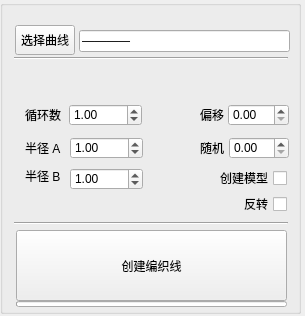
<?xml version="1.0" encoding="UTF-8"?>
<ui version="4.0">
 <class>Form</class>
 <widget class="QWidget" name="Form">
  <property name="geometry">
   <rect>
    <x>0</x>
    <y>0</y>
    <width>305</width>
    <height>316</height>
   </rect>
  </property>
  <property name="windowTitle">
   <string>Form</string>
  </property>
  <widget class="QGroupBox" name="groupBox">
   <property name="geometry">
    <rect>
     <x>0</x>
     <y>0</y>
     <width>301</width>
     <height>314</height>
    </rect>
   </property>
   <property name="title">
    <string notr="true"/>
   </property>
   <widget class="QPushButton" name="btn_create">
    <property name="geometry">
     <rect>
      <x>16</x>
      <y>230</y>
      <width>271</width>
      <height>71</height>
     </rect>
    </property>
    <property name="text">
     <string>创建编织线</string>
    </property>
   </widget>
   <widget class="Line" name="line_3">
    <property name="geometry">
     <rect>
      <x>14</x>
      <y>215</y>
      <width>274</width>
      <height>16</height>
     </rect>
    </property>
    <property name="orientation">
     <enum>Qt::Horizontal</enum>
    </property>
   </widget>
   <widget class="QLabel" name="label_5">
    <property name="geometry">
     <rect>
      <x>200</x>
      <y>107</y>
      <width>40</width>
      <height>16</height>
     </rect>
    </property>
    <property name="text">
     <string>偏移</string>
    </property>
   </widget>
   <widget class="QLabel" name="label_4">
    <property name="geometry">
     <rect>
      <x>200</x>
      <y>140</y>
      <width>47</width>
      <height>16</height>
     </rect>
    </property>
    <property name="text">
     <string>随机</string>
    </property>
   </widget>
   <widget class="QDoubleSpinBox" name="spin_offset">
    <property name="geometry">
     <rect>
      <x>228</x>
      <y>104</y>
      <width>61</width>
      <height>22</height>
     </rect>
    </property>
    <property name="decimals">
     <number>2</number>
    </property>
    <property name="maximum">
     <double>360.000000000000000</double>
    </property>
    <property name="value">
     <double>0.000000000000000</double>
    </property>
   </widget>
   <widget class="Line" name="line">
    <property name="geometry">
     <rect>
      <x>14</x>
      <y>50</y>
      <width>274</width>
      <height>16</height>
     </rect>
    </property>
    <property name="orientation">
     <enum>Qt::Horizontal</enum>
    </property>
   </widget>
   <widget class="QLineEdit" name="ln_path">
    <property name="geometry">
     <rect>
      <x>79</x>
      <y>30</y>
      <width>211</width>
      <height>22</height>
     </rect>
    </property>
    <property name="styleSheet">
     <string notr="true"/>
    </property>
    <property name="text">
     <string>————</string>
    </property>
    <property name="readOnly">
     <bool>true</bool>
    </property>
   </widget>
   <widget class="QDoubleSpinBox" name="spin_loops">
    <property name="geometry">
     <rect>
      <x>69</x>
      <y>104</y>
      <width>73</width>
      <height>22</height>
     </rect>
    </property>
    <property name="maximum">
     <double>10000.000000000000000</double>
    </property>
    <property name="value">
     <double>1.000000000000000</double>
    </property>
   </widget>
   <widget class="QLabel" name="label_2">
    <property name="geometry">
     <rect>
      <x>25</x>
      <y>140</y>
      <width>50</width>
      <height>16</height>
     </rect>
    </property>
    <property name="text">
     <string>半径 A</string>
    </property>
   </widget>
   <widget class="QDoubleSpinBox" name="spin_radius">
    <property name="geometry">
     <rect>
      <x>70</x>
      <y>137</y>
      <width>73</width>
      <height>22</height>
     </rect>
    </property>
    <property name="maximum">
     <double>1000.000000000000000</double>
    </property>
    <property name="singleStep">
     <double>0.100000000000000</double>
    </property>
    <property name="value">
     <double>1.000000000000000</double>
    </property>
   </widget>
   <widget class="QLabel" name="label">
    <property name="geometry">
     <rect>
      <x>25</x>
      <y>107</y>
      <width>40</width>
      <height>16</height>
     </rect>
    </property>
    <property name="text">
     <string>循环数</string>
    </property>
   </widget>
   <widget class="QDoubleSpinBox" name="spin_random">
    <property name="geometry">
     <rect>
      <x>229</x>
      <y>137</y>
      <width>60</width>
      <height>22</height>
     </rect>
    </property>
    <property name="maximum">
     <double>1.000000000000000</double>
    </property>
    <property name="singleStep">
     <double>0.100000000000000</double>
    </property>
   </widget>
   <widget class="QPushButton" name="btn_selectPath">
    <property name="geometry">
     <rect>
      <x>15</x>
      <y>25</y>
      <width>60</width>
      <height>30</height>
     </rect>
    </property>
    <property name="text">
     <string>选择曲线</string>
    </property>
   </widget>
   <widget class="QProgressBar" name="progress_Create">
    <property name="geometry">
     <rect>
      <x>16</x>
      <y>301</y>
      <width>271</width>
      <height>6</height>
     </rect>
    </property>
    <property name="styleSheet">
     <string notr="true"/>
    </property>
    <property name="value">
     <number>0</number>
    </property>
    <property name="textVisible">
     <bool>false</bool>
    </property>
    <property name="orientation">
     <enum>Qt::Horizontal</enum>
    </property>
    <property name="invertedAppearance">
     <bool>false</bool>
    </property>
    <property name="format">
     <string>%p%</string>
    </property>
   </widget>
   <widget class="QLabel" name="label_3">
    <property name="geometry">
     <rect>
      <x>25</x>
      <y>168</y>
      <width>50</width>
      <height>16</height>
     </rect>
    </property>
    <property name="text">
     <string>半径 B</string>
    </property>
   </widget>
   <widget class="QDoubleSpinBox" name="spin_radius_1">
    <property name="geometry">
     <rect>
      <x>70</x>
      <y>168</y>
      <width>73</width>
      <height>22</height>
     </rect>
    </property>
    <property name="maximum">
     <double>1000.000000000000000</double>
    </property>
    <property name="singleStep">
     <double>0.100000000000000</double>
    </property>
    <property name="value">
     <double>1.000000000000000</double>
    </property>
   </widget>
   <widget class="QCheckBox" name="btn_makeMesh">
    <property name="geometry">
     <rect>
      <x>187</x>
      <y>168</y>
      <width>100</width>
      <height>20</height>
     </rect>
    </property>
    <property name="layoutDirection">
     <enum>Qt::RightToLeft</enum>
    </property>
    <property name="text">
     <string>创建模型</string>
    </property>
   </widget>
   <widget class="QCheckBox" name="btn_reverse">
    <property name="geometry">
     <rect>
      <x>187</x>
      <y>194</y>
      <width>100</width>
      <height>20</height>
     </rect>
    </property>
    <property name="layoutDirection">
     <enum>Qt::RightToLeft</enum>
    </property>
    <property name="text">
     <string>反转</string>
    </property>
   </widget>
  </widget>
 </widget>
 <resources/>
 <connections/>
</ui>
